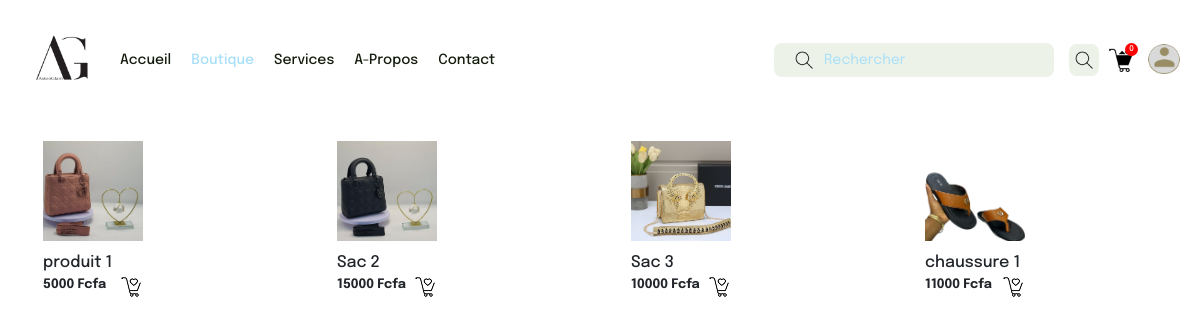
/categorie/, run on an earlier commit of the app's database.
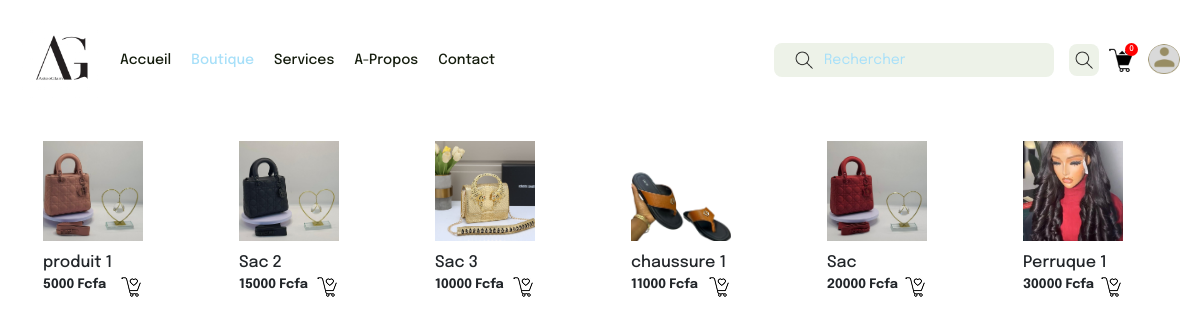
And on a later commit of the database.
### vente/models.py (models this page shows, shortened)
class Produit(models.Model):
    nom = models.CharField(max_length=100)
    prix = models.IntegerField()
    description = models.TextField()
    categorie = models.ForeignKey(Categorie,on_delete=models.SET_NULL,null=True)
    image = models.ImageField(upload_to= 'produit_image/')

### vente/views.py (the view)
# urls.py: path('categorie/', views.categorie,name="categorie"),
def categorie(request,category_id=None):
    produits = Produit.objects.all()
    categories = Categorie.objects.all()
    if category_id:
        categorie_active = get_object_or_404(Categorie, id=category_id)
        produits = Produit.objects.filter(categorie=categorie_active)
    else:
        categorie_active = None
    return render(request,'vente/categorie.html', {'produits': produits, 'categories': categories, 'categorie_active': categorie_active})

### vente/context_processors.py (called while the page is built)
def panier_count(request):
    if "panier" not in request.session:
        request.session["panier"] = []
    panier = request.session["panier"]
    nombre = len(panier)
    return {'nombre': nombre}

### vente/templates/vente/categorie.html (shortened to what this page needs)
{%load static %}
<!DOCTYPE html>
<html lang="en">
<head>
    <link href="https://cdn.jsdelivr.net/npm/bootstrap@5.0.2/dist/css/bootstrap.min.css" rel="stylesheet">
    <link rel="stylesheet" href="{%static 'base.css'%}">
    <link rel="stylesheet" href="{%static 'categorie.css'%}">
</head>
<body>
    <nav class="large-screen-nav">
        <div class="left-ls-nav">
            <a href="{% url '' %}"><img src="{% static 'logo1.jpg'%}" alt=""></a>
            <div class="ls-nav-links-container">
                <a href="{% url '' %}">Accueil</a>
                <a class="active" href="{% url 'boutique' %}">Boutique</a>
                <a href="{% url 'services' %}">Services</a>
                <a href="{% url 'apropos' %}">A-Propos</a>
                <a href="{% url 'contact' %}">Contact</a>
            </div>
        </div>
        <div class="right-ls-nav">
            <form action="{% url 'boutique' %}" method="get" class="ls-nav-search-form">
                <img class="sr-icon-ls-nav" src="{% static 'search.png'%}" alt="">
                <input type="text" name="sr-input-ls-nav" id="sr-input-ls-nav" placeholder="Rechercher">
                <button class="sr-btn-ls-nav"><img src="{% static 'search.png'%}" alt=""></button>
            </form>
            <div class="ls-nav-panier-user">
                <a href="{% url 'panier' %}">
                    <span>{{nombre}}</span>
                    <img src="{% static 'panier.png'%}" alt="">
                </a>
                <a href="{% url 'profil' %}">
                    <div class="user-container"></div>
                </a>
            </div>
        </div>
    </nav>
    <div class="contenu">
        <div class="cat">
            <div class="container">
                {% for produit in produits %}
                <div class="square-container" id="imageContainer{{ produit.id }}" onclick="toggleSelection('imageContainer{{ produit.id }}')">
                    <div class="formulaire">
                        <a href="{% url 'detail_produit' produit.id %}">
                            <img class="square-image" src="{{ produit.image.url }}" alt="{{ produit.nom }}">
                        </a>
                    </div>
                    <div class="image-title">
                        <div class="fruit">{{ produit.nom }}</div>
                        <div class="ajout_panier">
                            <div class="prix">{{ produit.prix }} Fcfa</div>
                            <a href="{% url 'ajouter_au_panier' produit.id %}"><div><img src="{%static 'Shopping Cart.png'%}" alt=""></div></a>
                        </div>
                    </div>
                </div>
                {% endfor %}
            </div>
        </div>
    </div>
</body>
</html>

What changed in the data, as far as the page shows it:
added Produit: image (picture), nom "Sac", prix "20000"
added Produit: image (picture), nom "Perruque 1", prix "30000"
